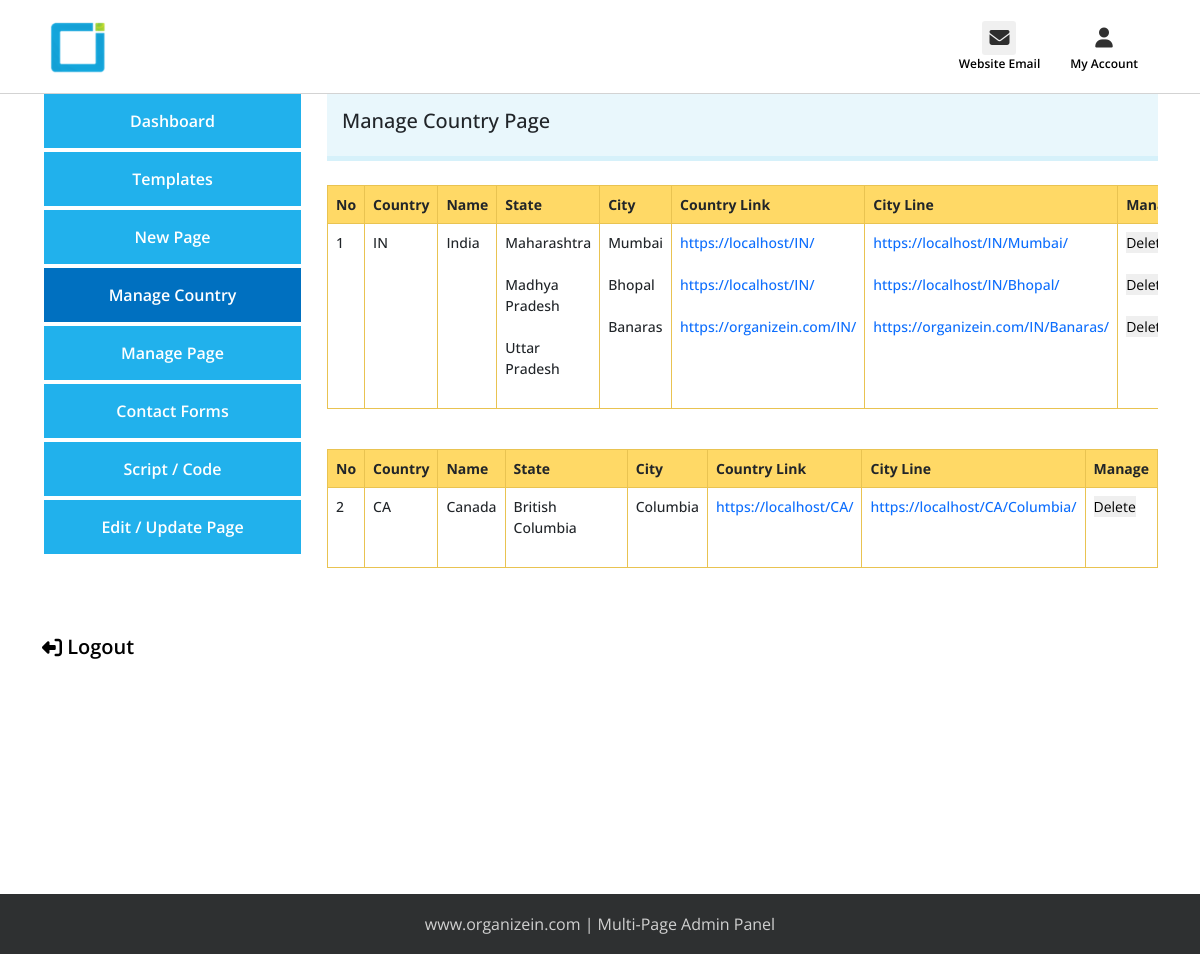
Screenshot of /Miltiside/multipageadmin/manage-country.php (signed in) with the database file from the repository.
### tables this page shows
CREATE TABLE `country_pages` (
  `id` int(11) NOT NULL,
  `country` varchar(255) NOT NULL,
  `country_name` text NOT NULL,
  `state1` text NOT NULL,
  `city` text NOT NULL,
  `country_url` text NOT NULL,
  `city_url` text NOT NULL
);

### Miltiside/multipageadmin/manage-country.php (the view, shortened to what this page needs)
<?php
include './partials/dbconnect.php';
?>
<?php include 'partials/header.php' ?>
<?php include 'partials/loggedin-header.php' ?>
<section>
    <div class="container">
        <div class="row">
            <?php include 'partials/sidebar.php' ?>
            <div class="col-12 col-md-9 col-lg-9">
                <div class="right-site">
                    <h4>Manage Country Page</h4>
                </div>
                <?php
                    $sno=1;
                    $sql2 = "SELECT DISTINCT country, country_name FROM country_pages";
                    $result2 = mysqli_query($conn, $sql2);
                    while($row1 = mysqli_fetch_assoc($result2)) {
                        $country = $row1['country'];
                        $country_name = $row1['country_name'];
                ?>
                <div class="table-div mt-4">
                    <table class="table">
                        <thead class="">
                            <tr class="">
                                <th scope="col">No</th>
                                <th scope="col">Country</th>
                                <th scope="col ">Name</th>
                                <th scope="col ">State</th>
                                <th scope=" col">City</th>
                                <th scope="col">Country Link</th>
                                <th scope="col">City Line</th>
                                <th scope="col">Manage</th>
                            </tr>
                        </thead>
                        <tbody>
                            <tr>
                                <td>
                                    <?php
                                        echo "$sno <br><br>";
                                    ?>
                                </td>
                                <td>
                                    <?php
                                        echo "$country <br><br>";
                                    ?>
                                </td>
                                <td>
                                    <?php
                                        echo "$country_name <br><br>";
                                    ?>
                                </td>
                                <td>
                                    <?php
                                    $sql1 = "SELECT state1 FROM country_pages WHERE country='$country'";
                                    $result1 = mysqli_query($conn, $sql1);
                                    while($row2 = mysqli_fetch_assoc($result1)) {
                                        $state1 = $row2['state1'];
                                        echo "$state1 <br><br>";
                                    }
                                ?>
                                </td>
                                <td>
                                    <?php
                                    $sql1 = "SELECT city FROM country_pages WHERE country='$country'";
                                    $result1 = mysqli_query($conn, $sql1);
                                    while($row2 = mysqli_fetch_assoc($result1)) {
                                        $city = $row2['city'];
                                        echo "$city <br><br>";
                                    }
                                ?>
                                </td>
                                <td>
                                    <?php
                                 $sql1 = "SELECT country_url, country  FROM country_pages WHERE country='$country'";
                                 $result1 = mysqli_query($conn, $sql1);
                                while($row2 = mysqli_fetch_assoc($result1)) {
                                        $country_url = $row2['country_url'];
                                        $country1 =  strtolower(str_replace(" ", "-", $row2['country']));
                                        ?>
                                    <a href="https://organizein.com/<?php echo $country1 ?>" target="
                                            _blank"><?php echo $country_url ?></a> <br><br>
                                    <?php
                                }
                                ?>
                                </td>
                                <td>
                                    <?php
                                    $sql1 = "SELECT country, city, city_url FROM country_pages WHERE country='$country'";
                                    $result1 = mysqli_query($conn, $sql1);
                                    while($row2 = mysqli_fetch_assoc($result1)) {
                                        $city_url = $row2['city_url'];
                                        $city = $row2['city'];
                                        $country = $row2['country'];
                                        ?>
                                    <a href="https://organizein.com/<?php echo $country ?>/<?php echo $city ?>" target="
                                        _blank"><?php echo $city_url ?></a> <br><br>
                                    <?php
                                    }
                                    ?>
                                </td>
                                <td>
                                    <?php
                                        $sql1 = "SELECT id FROM country_pages WHERE country='$country'";
                                        $result1 = mysqli_query($conn, $sql1);
                                        while($row2 = mysqli_fetch_assoc($result1)) {
                                    ?>
                                    <form action="" method="POST" class="d-inline">
                                        <button type="submit" class="" style="border:none" name="delete" value="Delete">
                                            Delete
                                        </button>
                                        <br>
                                        <br>
                                    </form>
                                    <?php
                                    }
                                    ?>
                                </td>
                            </tr>
                        </tbody>
                    </table>
                </div>
                <?php
                    $sno++;
                    }
                ?>
            </div>
            <div class=" col-12 col-md-12">
                <div class="log-out mt-5 mb-3">
                    <a href="<?= "./auth/logout.php" ?>">
                        <i class="fa-solid fa-right-from-bracket"></i> Logout</a>
                </div>
            </div>
        </div>
    </div>
</section>
<?php include 'partials/footer.php' ?>

### Miltiside/multipageadmin/partials/header.php (shortened to what this page needs)
<!DOCTYPE html>
<html lang="en">
<head>
    <link href="https://cdn.jsdelivr.net/npm/bootstrap@5.2.0-beta1/dist/css/bootstrap.min.css" rel="stylesheet">
    <link rel="stylesheet" href="https://cdnjs.cloudflare.com/ajax/libs/font-awesome/6.1.1/css/all.min.css">
    <link rel="stylesheet" href="./css/style.css">
    <link rel="stylesheet" href="./css/login.css">
    <link rel="stylesheet" href="./css/contactForm.css">
    <link rel="stylesheet" href="./css/contactForms.css">
    <link rel="stylesheet" href="./css/dashboard.css">
    <link rel="stylesheet" href="./css/login.css">
    <link rel="stylesheet" href="./css/managepages.css">
    <link rel="stylesheet" href="./css/myaccount.css">
    <link rel="stylesheet" href="./css/newpage.css">
    <link rel="stylesheet" href="./css/template.css">
    <link rel="stylesheet" href="./css/uploadfile.css">
    <link rel="stylesheet" href="./css/websitecreated.css">
    <link rel="stylesheet" href="./css/websitescreated.css">
    <link href="https://cdn.jsdelivr.net/npm/select2@4.1.0-rc.0/dist/css/select2.min.css" rel="stylesheet" />
</head>
<body>

### Miltiside/multipageadmin/partials/loggedin-header.php (shortened to what this page needs)
<header>
            <div class="container">
                <div class="row">
                    <div class="col-12 col-md-12 col-lg-12">
                        <div class="header-navigation">
                            <div class="logo-">
                                <a href=""><img src="./img/organizein-logo-main-1.png" class="img-fluid" alt="logo"></a>
                            </div>
                            <div class="header-icon-div">
                                <div>
                                    <a class="icon" href="contact-form1.php">
                                        <i class="fa-solid fa-envelope">
                                        </i>
                                        <span>
                                            Website Email
                                        </span>
                                    </a>
                                </div>
                                <div>
                                  <div class="dropdown">
                                    <a class="dropdown-toggle" id="dropdownMenuButton1" data-bs-toggle="dropdown" aria-expanded="false" href="#">
                                      <i class="fa-solid fa-user"></i>
                                      <span>
                                          My Account
                                      </span>
                                  </div>
                                </div>
                            </div>
                        </div>
                    </div>
                </div>
            </div>
        </header>

### Miltiside/multipageadmin/partials/sidebar.php
<div class="col-12 col-md-3 col-lg-3">
    <div class="left-site-menu">
        <ul>
            <?php
                $pagename = explode("/", $_SERVER["REQUEST_URI"]);
                $pagename = $pagename[count($pagename)-1];
            ?>
            <li class="first-child"><a class="<?=($pagename == "dashboard.php") ? "active" : ""?>"
                    href="dashboard.php">Dashboard</a></li>
            <li><a class="<?=($pagename == "template.php") ? "active" : ""?>" href="template.php">Templates</a></li>
            <li><a class="<?=($pagename == "new-page.php") ? "active" : ""?>" href="new-page.php">New Page</a></li>
            <li><a class="<?=($pagename == "manage-country.php") ? "active" : ""?>" href="manage-country.php">Manage
                    Country</a></li>
            <li><a class="<?=($pagename == "manage-pages.php") ? "active" : ""?>" href="manage-pages.php">Manage
                    Page</a></li>
            <li><a class="<?=($pagename == "contact-form1.php") ? "active" : ""?>" href="contact-form1.php">Contact
                    Forms</a></li>
            <li><a class="<?=($pagename == "contact-form2.php") ? "active" : ""?>" href="contact-form2.php">Script /
                    Code</a></li>
            <li><a class="<?=($pagename == "edit-page.php") ? "active" : ""?>" href="edit-page.php">Edit / Update
                    Page</a></li>
        </ul>
    </div>
</div>

### Miltiside/multipageadmin/partials/footer.php (shortened to what this page needs)
<footer>
    <div class="container">
        <div class="row">
            <div class="col-12 col-md-12 text-center">
                <a href="">www.organizein.com | Multi-Page Admin Panel</a>
            </div>
        </div>
    </div>
</footer>
</body>
</html>

### Miltiside/multipageadmin/css/style.css (style rules this page uses)
* { margin: 0; padding: 0; box-sizing: border-box; font-family: 'Open Sans', sans-serif; }
html { height: 100%; }
a { text-decoration: none; }
body { height: 100%; }
header { border-bottom: 1px solid rgb(211, 211, 211); }
.header-navigation { display: flex; justify-content: space-between; align-items: center; padding: 15px 0; }
.logo- img { width: 80%; }
.header-icon-div { display: flex; justify-content: center; }
.header-icon-div div { padding: 0 10px; }
.header-icon-div div a { display: flex; flex-direction: column; justify-content: center; justify-content: center; text-align: center; align-items: center; }
.header-icon-div div a i { padding: 7px 7px; font-size: 20px; color: rgba(0, 0, 0, 0.808); border-radius: 3px; }
.header-icon-div div a i.fa-envelope { background-color: rgba(128, 128, 128, 0.123); }
.header-icon-div div a.icon { position: relative; display: flex; justify-content: center; align-items: center; position: relative; }
.header-icon-div div a span { color: #000; font-size: 12px; font-weight: 600; font-family: 'Open Sans', sans-serif; }
.left-site-menu ul { margin-left: 0; padding-left: 0; }
.left-site-menu ul li { list-style: none; text-align: center; }
.left-site-menu ul li.first-child a { border-top: 0 !important; }
.left-site-menu ul li a { text-decoration: none; display: block; padding: 15px; background-color: #21b1ec; border: 2px solid #fff; color: #fff; font-weight: 600; }
.left-site-menu ul li a.active { background: #0070c0; }
.right-site { background-color: #e9f7fc; width: 100%; padding: 15px 15px; margin-bottom: 20px; border-bottom: 5px solid #d6f1fa; }
.right-site h4 { font-size: 20px; }
.log-out { font-size: 20px; font-weight: 600; }
.log-out a { color: #000; }
.log-out a i { transform: rotate(180deg); }
section { min-height: 100%; }
footer { background-color: #2e3031; padding: 18px; position: relative; clear: both; }
footer div div a { color: #d1d1d1; }
.dropdown-toggle::after { display: inline-block; margin-left: 0.255em; vertical-align: 0.255em; content: ""; border-top: 0.3em solid; border-right: 0.3em solid transparent; border-bottom: 0; border-left: 0.3em solid transparent; display: none !important; }
.dropdown ul.dropdown-menu li a { text-align: start !important; font-size: 14px; font-weight: 500; width: 100%; }

### Miltiside/multipageadmin/css/contactForms.css (style rules this page uses)
.table-div { font-size: 14px; }
.table-div table { border: 1px solid #e9c351; }
.table-div table th { border: 1px solid #e9c351; background-color:#ffd966 ; }
.table-div table td { border-right: 1px solid #e9c351; border-bottom: 0px; font-weight: 500; }
.table-div { overflow-x: auto; }
html { height: 100%; }
body { position: relative; height: 100%; }

### rows the page displays
country_pages: state1 "Maharashtra", city "Mumbai", city_url "https://localhost/IN/Mumbai/"
country_pages: state1 "Madhya Pradesh", city "Bhopal", city_url "https://localhost/IN/Bhopal/"
country_pages: state1 "Uttar Pradesh", city "Banaras", city_url "https://organizein.com/IN/Banaras/"
country_pages: state1 "British Columbia", city "Columbia", city_url "https://localhost/CA/Columbia/"

### other values shown
$country "IN"
$country_name "India"
$country_url "https://localhost/IN/"
$country_url "https://organizein.com/IN/"
$country "CA"
$country_name "Canada"
$country_url "https://localhost/CA/"
